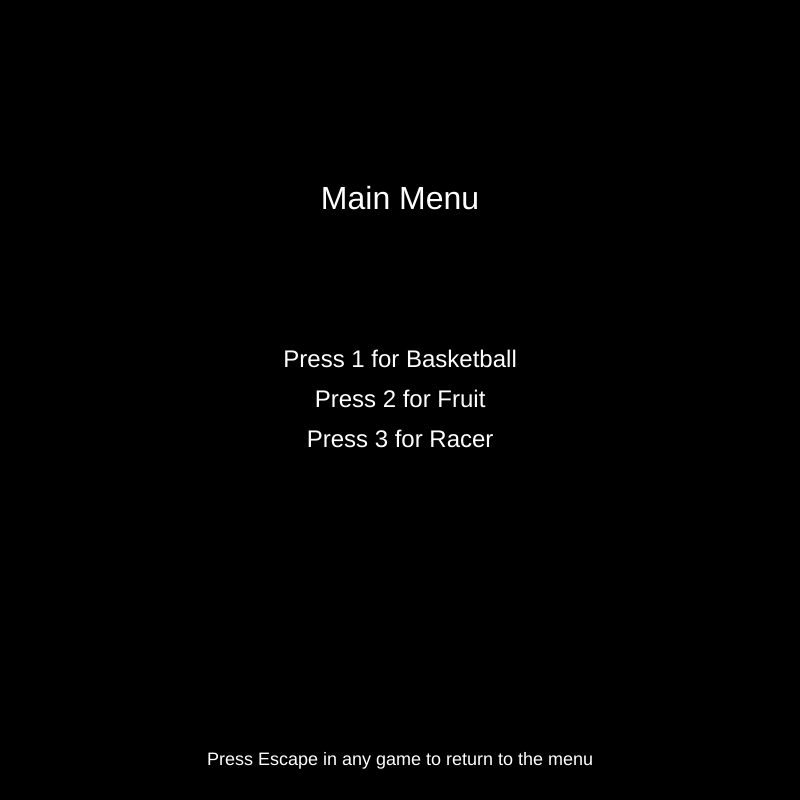
Frame 1 (no input)
Frame 60 (no input): identical to frame 1, image omitted
Frame 120 (the mouse pressed at the canvas centre since frame 60): identical to frame 1, image omitted

The p5.js sketch that drew this single still picture (run headless with seeded random() and noise() and a simulated clock; from frame 60 on, the mouse is pressed at the canvas centre):

// p5.js sketch
// ── sketch.js
let state = "menu"; // Possible states: 'menu', 'basketball', 'fruit', 'racer'

function setup() {
  createCanvas(800, 800); // Everything is 800 by 800
  textAlign(CENTER, CENTER);
}

function draw() {
  background(0);

  if (state === "menu") {
    showMenu();
  } else if (state === "basketball") {
    basketballGame();
  } else if (state === "fruit") {
    fruitGame();
  } else if (state === "racer") {
    racerGame();
  }
}

function showMenu() {
  fill(255);
  textSize(32);
  text("Main Menu", width / 2, height / 4);

  textSize(24);
  text("Press 1 for Basketball", width / 2, height / 2 - 40);
  text("Press 2 for Fruit", width / 2, height / 2);
  text("Press 3 for Racer", width / 2, height / 2 + 40);

  textSize(18);
  text(
    "Press Escape in any game to return to the menu",
    width / 2,
    height - 40
  );
}

function keyPressed() {
  if (state === "menu") {
    if (key === "1") {
      initBasketball();
      state = "basketball";
    } else if (key === "2") {
      initFruit();
      state = "fruit";
    } else if (key === "3") {
      initRacer();
      state = "racer";
    }
  } else {
    if (keyCode === ESCAPE) {
      state = "menu";
    } else {
      // Route keypresses to the current game's handler
      if (state === "basketball") {
        basketballKeyPressed(key, keyCode);
      } else if (state === "fruit") {
        fruitKeyPressed(key, keyCode);
      } else if (state === "racer") {
        racerKeyPressed(key, keyCode);
      }
    }
  }
}

function keyReleased() {
  if (state === "fruit") {
    fruitKeyReleased(key, keyCode);
  } else if (state === "racer") {
    racerKeyReleased(key, keyCode);
  }
}




// ── basketball.js
// basketball.js

// Renamed 'words' to 'basketWords' to avoid conflicts
const basketWords = [
    "apple",
    "grape",
    "chair",
    "table",
    "happy",
    "cloud",
    "green",
    "pencil",
    "school",
    "flower",
    "window",
    "orange",
    "mouse",
    "dinner",
    "bright",
    "yellow",
    "purple",
    "summer",
    "friend",
    "coffee",
    "guitar",
    "mirror",
    "planet",
    "winter",
    "bottle",
    "garden",
    "cookie",
    "puzzle",
    "rocket",
    "screen",
    "forest",
    "artist",
    "sunset",
    "animal",
    "shadow",
    "jungle",
    "ocean",
    "butter",
    "castle",
    "circle",
    "studio",
    "nature",
    "valley",
    "island",
    "travel",
    "banana",
    "candle",
    "soccer",
    "tennis",
    "future",
    "orange",
    "basket",
    "mobile",
    "reason",
    "dragon",
    "planet",
    "energy",
    "camera",
    "school",
    "mirror",
    "window",
    "castle",
    "bright",
    "people",
    "guitar",
    "rocket",
    "pencil",
    "travel",
    "coffee",
    "circle",
    "garden",
    "artist",
    "summer",
    "energy",
    "cloud",
    "friend",
    "screen",
    "shadow",
    "forest",
    "happy",
    "orange",
  ];
  
  let currentWord = "";
  let typedWord = "";
  let playerScore = 0;
  let opponentScore = 0;
  let timeLimit = 75;
  let wordTimeLimit = 5;
  let wordStartTime;
  let startTime;
  let gameStarted = false;
  
  let basketballs = [];
  let player;
  let opponent;
  let jumpForce = -10;
  let groundLevel = 350;
  let maxJumpHeight = 300;
  
  // Keyboard design
  const basketKeyboardRows = ["qwertyuiop", "asdfghjkl", "zxcvbnm"];
  const basketKeySize = 40;
  const basketKeySpacing = 10;
  const basketKeyboardTop = 520;
  
  // Initialize the basketball game
  function initBasketball() {
    textSize(32);
    textAlign(CENTER, CENTER);
    currentWord = random(basketWords);
    typedWord = "";
    playerScore = 0;
    opponentScore = 0;
    basketballs = [];
    player = { x: 200, y: 350, vy: 0, isJumping: false, color: [100, 100, 255] };
    opponent = {
      x: 600,
      y: 350,
      vy: 0,
      isJumping: false,
      color: [255, 100, 100],
    };
    wordStartTime = millis();
    startTime = millis();
    gameStarted = true;
  }
  
  // Called every frame when state = 'basketball'
  function basketballGame() {
    background(50, 150, 200);
  
    if (gameStarted) {
      let timeElapsed = floor((millis() - startTime) / 1000);
      let timeLeft = max(0, timeLimit - timeElapsed);
      let minutes = floor(timeLeft / 60);
      let seconds = timeLeft % 60;
      let formattedTime = `${minutes}:${seconds < 10 ? "0" : ""}${seconds}`;
  
      if (timeLeft === 0 || playerScore >= 10 || opponentScore >= 10) {
        endBasketballGame();
      }
  
      let wordTimeLeft = max(
        0,
        wordTimeLimit - floor((millis() - wordStartTime) / 1000)
      );
      if (wordTimeLeft === 0) {
        opponentScores();
      }
  
      // Draw timer
      fill(255);
      textSize(24);
      text("Time Left: " + formattedTime, width / 2, 30);
  
      // Draw current word
      textSize(32);
      fill(255);
      text("Type: " + currentWord, width / 2, 150);
  
      // Typed word box
      fill(200);
      rect(width / 2 - 200, basketKeyboardTop - 70, 400, 40, 5);
      fill(50);
      textSize(20);
      text(typedWord, width / 2, basketKeyboardTop - 50);
  
      // Word time remaining
      fill(255, 200, 200);
      text("Word Time: " + wordTimeLeft + "s", width / 2, 280);
  
      drawHoops();
      updateBasketCharacter(player);
      updateBasketCharacter(opponent);
      drawBasketKeyboard();
      updateBasketballs();
    } else {
      // Game Over or Start Screen
      fill(255);
      textSize(40);
      if (playerScore === 0 && opponentScore === 0) {
        text("Typing Basketball", width / 2, height / 2 - 50);
        textSize(20);
        text("Press ENTER to start", width / 2, height / 2);
      } else {
        let winner = playerScore > opponentScore ? "You Win!" : "Opponent Wins!";
        text(winner, width / 2, height / 2 - 50);
        textSize(20);
        text("Press ENTER to restart", width / 2, height / 2 + 50);
      }
    }
  }
  
  // Handle keys for basketball game
  function basketballKeyPressed(k, kCode) {
    if (!gameStarted) {
      if (kCode === ENTER) {
        resetBasketballGame();
      }
      return;
    }
  
    if (kCode === BACKSPACE && typedWord.length > 0) {
      typedWord = typedWord.slice(0, -1);
      return;
    }
  
    // If it's a letter key
    if (k.length === 1 && /[a-zA-Z]/.test(k)) {
      typedWord += k.toLowerCase();
  
      if (typedWord === currentWord) {
        playerScores();
      } else if (!currentWord.startsWith(typedWord)) {
        opponentScores();
      }
    }
  }
  
  function drawHoops() {
    const hoopY = 70;
    const scoreY = 110;
  
    fill(100, 100, 255);
    rect(150, hoopY, 100, 20);
    fill(255);
    textSize(16);
    text("PLAYER HOOP", 200, hoopY - 20);
  
    fill(255, 100, 100);
    rect(550, hoopY, 100, 20);
    fill(255);
    text("OPPONENT HOOP", 600, hoopY - 20);
  
    textSize(32);
    fill(100, 100, 255);
    text(playerScore, 200, scoreY);
    fill(255, 100, 100);
    text(opponentScore, 600, scoreY);
  
    textSize(18);
    fill(255);
    text("Press Escape to return to the menu", width / 2, height - 40);
  }
  
  function drawBasketKeyboard() {
    let keyboardWidth =
      basketKeyboardRows[0].length * (basketKeySize + basketKeySpacing) -
      basketKeySpacing;
    let keyboardStartX = width / 2 - keyboardWidth / 2;
  
    for (let row = 0; row < basketKeyboardRows.length; row++) {
      let keys = basketKeyboardRows[row];
      for (let col = 0; col < keys.length; col++) {
        let x = keyboardStartX + col * (basketKeySize + basketKeySpacing);
        let y = basketKeyboardTop + row * (basketKeySize + basketKeySpacing);
  
        if (typedWord.endsWith(keys[col])) {
          fill(0, 255, 0);
        } else {
          fill(200);
        }
  
        rect(x, y, basketKeySize, basketKeySize, 5);
        fill(50);
        textSize(20);
        text(keys[col], x + basketKeySize / 2, y + basketKeySize / 2);
      }
    }
  }
  
  function updateBasketballs() {
    for (let i = basketballs.length - 1; i >= 0; i--) {
      let ball = basketballs[i];
  
      if (!ball.stopped) {
        ball.vy += 0.5;
        ball.x += ball.vx;
        ball.y += ball.vy;
  
        if (
          ball.type === "player" &&
          ball.x >= 550 &&
          ball.y >= 70 &&
          ball.y <= 90
        ) {
          ball.stopped = true;
          ball.explosionFrame = 0;
        } else if (
          ball.type === "opponent" &&
          ball.x <= 250 &&
          ball.y >= 70 &&
          ball.y <= 90
        ) {
          ball.stopped = true;
          ball.explosionFrame = 0;
        }
      } else {
        ball.explosionFrame++;
        let pulseSize = ball.explosionFrame * 3;
        noFill();
        strokeWeight(2);
        stroke(255, 165, 0, 200 - ball.explosionFrame * 10);
        ellipse(ball.x, ball.y, pulseSize);
  
        if (ball.type === "player") {
          stroke(255, 200, 0, 200 - ball.explosionFrame * 10);
          rect(550, 70, 100, 20);
        } else {
          stroke(255, 200, 0, 200 - ball.explosionFrame * 10);
          rect(150, 70, 100, 20);
        }
  
        if (ball.explosionFrame > 20) {
          basketballs.splice(i, 1);
        }
      }
  
      if (!ball.stopped) {
        fill(ball.color);
        noStroke();
        ellipse(ball.x, ball.y, 20, 20);
      }
    }
  }
  
  function updateBasketCharacter(char) {
    if (char.isJumping) {
      char.vy += 1;
      char.y += char.vy;
  
      if (char.y < maxJumpHeight) {
        char.y = maxJumpHeight;
        char.vy = 0;
      }
  
      if (char.y >= groundLevel) {
        char.y = groundLevel;
        char.vy = 0;
        char.isJumping = false;
      }
    }
  
    fill(char.color);
    ellipse(char.x, char.y, 30, 30);
    rect(char.x - 10, char.y + 15, 20, 30);
  }
  
  function playerScores() {
    playerScore++;
    addBasketball("player");
    typedWord = "";
    currentWord = random(basketWords);
    wordStartTime = millis();
    player.isJumping = true;
    player.vy = jumpForce;
  }
  
  function opponentScores() {
    opponentScore++;
    addBasketball("opponent");
    typedWord = "";
    currentWord = random(basketWords);
    wordStartTime = millis();
    opponent.isJumping = true;
    opponent.vy = jumpForce;
  }
  
  function resetBasketballGame() {
    playerScore = 0;
    opponentScore = 0;
    typedWord = "";
    currentWord = random(basketWords);
    basketballs = [];
    player.isJumping = false;
    player.y = groundLevel;
    opponent.isJumping = false;
    opponent.y = groundLevel;
    wordStartTime = millis();
    gameStarted = true;
    startTime = millis();
  }
  
  function endBasketballGame() {
    gameStarted = false;
  }
  
  function addBasketball(type) {
    let char = type === "player" ? player : opponent;
    let targetX = type === "player" ? 600 : 200;
    let targetY = 70;
  
    let dx = targetX - char.x;
    let dy = targetY - char.y;
    let totalTime = 50;
    let vx = dx / totalTime;
    let vy = (dy - 0.5 * 0.5 * totalTime * totalTime) / totalTime;
  
    basketballs.push({
      x: char.x,
      y: char.y - 20,
      vx: vx,
      vy: vy,
      stopped: false,
      explosionFrame: 0,
      type: type,
      color: type === "player" ? color(255, 100, 100) : color(100, 100, 255),
    });
  }
  
  
  
  
// ── fruit.js
// fruit.js

// Renamed 'words' to 'fruitWords' to avoid conflicts with basketball.
const fruitWords = [
    "apple",
    "banana",
    "cherry",
    "orange",
    "grape",
    "melon",
    "peach",
    "kiwi",
    "pear",
    "plum",
  ];
  
  let fruits = [];
  let fruitTypedWord = "";
  let fruitScore = 0;
  let fruitLives = 5;
  let fruitGameStarted = false;
  let fruitDifficultyMultiplier = 1;
  let fruitLastDifficultyIncreaseTime = 0;
  
  const fruitKeyboardRows = ["qwertyuiop", "asdfghjkl", "zxcvbnm"];
  const fruitKeySize = 40;
  const fruitKeySpacing = 10;
  const fruitKeyboardTop = 460;
  let fruitHighlightBackspace = false;
  
  // Initialize the fruit game
  function initFruit() {
    textSize(24);
    textAlign(CENTER, CENTER);
    resetFruitGame();
  }
  
  // Called every frame when state = 'fruit'
  function fruitGame() {
    background(50, 150, 200);
  
    if (!fruitGameStarted) {
      drawFruitStartScreen();
      return;
    }
  
    if (fruitLives === 0) {
      drawFruitGameOverScreen();
      return;
    }
  
    // Increase difficulty every 35 seconds
    if (millis() - fruitLastDifficultyIncreaseTime > 35000) {
      increaseFruitDifficulty();
      fruitLastDifficultyIncreaseTime = millis();
    }
  
    updateFruits();
  
    drawFruitHUD();
    drawFruitTypingBox();
    drawFruitKeyboard();
  }
  
  function fruitKeyPressed(k, kCode) {
    // Start/restart the game with ENTER
    if (!fruitGameStarted && kCode === ENTER) {
      resetFruitGame();
      return;
    }
    if (fruitLives === 0 && kCode === ENTER) {
      resetFruitGame();
      return;
    }
  
    if (!fruitGameStarted || fruitLives === 0) return;
  
    if (kCode === BACKSPACE && fruitTypedWord.length > 0) {
      fruitHighlightBackspace = true;
      fruitTypedWord = fruitTypedWord.slice(0, -1);
      return;
    }
  
    // If it's a letter key
    if (k.length === 1 && /[a-zA-Z]/.test(k)) {
      fruitTypedWord += k.toLowerCase();
  
      let targetFruitIndex = -1;
      let lowestY = -1;
      for (let i = 0; i < fruits.length; i++) {
        if (fruitTypedWord === fruits[i].word && fruits[i].y > lowestY) {
          targetFruitIndex = i;
          lowestY = fruits[i].y;
        }
      }
  
      if (targetFruitIndex !== -1) {
        fruitScore++;
        fruits[targetFruitIndex].isSliced = true;
        fruitTypedWord = "";
      }
    }
  }
  
  function fruitKeyReleased(k, kCode) {
    if (kCode === BACKSPACE) {
      fruitHighlightBackspace = false;
    }
  }
  
  function drawFruitStartScreen() {
    fill(255);
    textSize(36);
    text("Typing Fruit Ninja", width / 2, height / 2 - 50);
    textSize(20);
    text("Type words to slice fruits!", width / 2, height / 2);
    text("Press ENTER to start", width / 2, height / 2 + 50);
  }
  
  function drawFruitGameOverScreen() {
    fill(255);
    textSize(36);
    text("Game Over", width / 2, height / 2 - 50);
    textSize(24);
    text(`Your Score: ${fruitScore}`, width / 2, height / 2);
    text("Press ENTER to restart", width / 2, height / 2 + 50);
  }
  
  function drawFruitHUD() {
    fill(255);
    textSize(20);
    text(`Score: ${fruitScore}`, 100, 30);
    drawFruitLives();
  
    textSize(18);
    fill(255);
    text("Press Escape to return to the menu", width / 2, height - 40);
  }
  
  function drawFruitLives() {
    const heartSize = 30;
    const spacing = 10;
    const startX = width - 150;
    const startY = 20;
  
    for (let i = 0; i < fruitLives; i++) {
      fill(255, 0, 0);
      noStroke();
      beginShape();
      vertex(startX + i * (heartSize + spacing), startY + heartSize / 2);
      bezierVertex(
        startX + i * (heartSize + spacing) - heartSize / 2,
        startY,
        startX + i * (heartSize + spacing) - heartSize / 2,
        startY + heartSize,
        startX + i * (heartSize + spacing),
        startY + heartSize
      );
      bezierVertex(
        startX + i * (heartSize + spacing) + heartSize / 2,
        startY + heartSize,
        startX + i * (heartSize + spacing) + heartSize / 2,
        startY,
        startX + i * (heartSize + spacing),
        startY + heartSize / 2
      );
      endShape(CLOSE);
    }
  }
  
  function drawFruitTypingBox() {
    const boxWidth = 300;
    const boxHeight = 40;
  
    fill(200);
    rect(
      width / 2 - boxWidth / 2,
      fruitKeyboardTop - 100,
      boxWidth,
      boxHeight,
      5
    );
    fill(50);
    textSize(16);
    text(fruitTypedWord, width / 2, fruitKeyboardTop - 80);
  }
  
  function drawFruitKeyboard() {
    const rowOffsets = [0, fruitKeySize / 2, fruitKeySize];
    const keyboardWidth =
      fruitKeyboardRows[0].length * (fruitKeySize + fruitKeySpacing) -
      fruitKeySpacing;
  
    for (let row = 0; row < fruitKeyboardRows.length; row++) {
      const keys = fruitKeyboardRows[row];
      const rowWidth =
        keys.length * (fruitKeySize + fruitKeySpacing) - fruitKeySpacing;
      const rowStartX = width / 2 - rowWidth / 2 + rowOffsets[row];
  
      for (let col = 0; col < keys.length; col++) {
        const x = rowStartX + col * (fruitKeySize + fruitKeySpacing);
        const y = fruitKeyboardTop + row * (fruitKeySize + fruitKeySpacing);
  
        if (fruitTypedWord.endsWith(keys[col])) {
          fill(0, 255, 0);
        } else {
          fill(200);
        }
  
        rect(x, y, fruitKeySize, fruitKeySize, 5);
        fill(50);
        textSize(20);
        text(keys[col], x + fruitKeySize / 2, y + fruitKeySize / 2);
      }
    }
  
    const backspaceWidth = fruitKeySize * 3;
    const keyboardWidthFull =
      fruitKeyboardRows[0].length * (fruitKeySize + fruitKeySpacing) -
      fruitKeySpacing;
    const backspaceX = width / 2 + keyboardWidthFull / 2 + fruitKeySpacing;
    const backspaceY = fruitKeyboardTop;
    if (fruitHighlightBackspace) {
      fill(0, 255, 0);
    } else {
      fill(200);
    }
    rect(backspaceX, backspaceY, backspaceWidth, fruitKeySize, 5);
    fill(50);
    textSize(18);
    text(
      "Backspace",
      backspaceX + backspaceWidth / 2,
      backspaceY + fruitKeySize / 2
    );
  }
  
  function updateFruits() {
    if (
      frameCount % 60 === 0 &&
      fruits.length < 3 &&
      fruitGameStarted &&
      fruitLives > 0
    ) {
      spawnFruit();
    }
  
    for (let i = fruits.length - 1; i >= 0; i--) {
      let fruit = fruits[i];
  
      if (fruit.isSliced) {
        fruit.sliceAnimation();
        if (fruit.sliceDone) {
          fruits.splice(i, 1);
        }
        continue;
      }
  
      fruit.y += fruit.speed;
  
      if (fruit.y > height) {
        fruits.splice(i, 1);
        fruitLives--;
        continue;
      }
  
      fill(fruit.color);
      ellipse(fruit.x, fruit.y, fruit.size);
      fill(255);
      textSize(16);
      text(fruit.word, fruit.x, fruit.y);
    }
  }
  
  function spawnFruit() {
    let fruit = {
      x: random(50, width - 50),
      y: 0,
      size: 50,
      speed: random(1.5, 3) * fruitDifficultyMultiplier,
      word: random(fruitWords),
      color: color(random(200, 255), random(50, 200), random(50, 150)),
      isSliced: false,
      sliceDone: false,
      half1: null,
      half2: null,
      sliceAnimation: function () {
        if (!this.half1 && !this.half2) {
          this.half1 = { x: this.x, y: this.y, vx: -2, vy: -4 };
          this.half2 = { x: this.x, y: this.y, vx: 2, vy: -4 };
        }
  
        if (this.half1) {
          this.half1.x += this.half1.vx;
          this.half1.y += this.half1.vy;
          this.half1.vy += 0.2;
          fill(this.color);
          arc(this.half1.x, this.half1.y, this.size, this.size, PI, TWO_PI);
        }
  
        if (this.half2) {
          this.half2.x += this.half2.vx;
          this.half2.y += this.half2.vy;
          this.half2.vy += 0.2;
          fill(this.color);
          arc(this.half2.x, this.half2.y, this.size, this.size, 0, PI);
        }
  
        if (this.half1.y > height && this.half2.y > height) {
          this.sliceDone = true;
        }
      },
    };
    fruits.push(fruit);
  }
  
  function resetFruitGame() {
    fruitGameStarted = true;
    fruitScore = 0;
    fruitLives = 5;
    fruits = [];
    fruitTypedWord = "";
    fruitDifficultyMultiplier = 1;
    fruitLastDifficultyIncreaseTime = millis();
  }
  
  function increaseFruitDifficulty() {
    fruitDifficultyMultiplier += 0.2;
  }
  
  
  
  
// ── racer.js
// racer.js

// Renamed 'sentences' to 'racerSentences' to avoid conflicts
const racerSentences = [
    "The quick brown fox jumps over the lazy dog.",
    "Typing fast can help you win this race.",
    "JavaScript makes games interactive and fun.",
    "A rolling stone gathers no moss.",
    "Practice typing daily to improve speed.",
    "Never stop learning new things in life.",
    "Creativity is intelligence having fun.",
  ];
  
  let currentRacerSentence = "";
  let typedRacerSentence = "";
  let userProgress = 0;
  let aiProgress = 0;
  const totalDistance = 850;
  let racerGameStarted = false;
  let racerTimeLimit = 60;
  let racerStartTime;
  let completedSentences = 0;
  let racerGameEnded = false;
  
  // AI car speed
  let aiSpeed;
  
  const racerKeyboardRows = ["qwertyuiop", "asdfghjkl", "zxcvbnm"];
  const racerKeySize = 40;
  const racerKeySpacing = 10;
  const racerKeyboardTop = 520;
  
  // Initialize the racer game
  function initRacer() {
    textSize(24);
    textAlign(CENTER, CENTER);
    resetRacerGame();
  }
  
  // Called every frame when state = 'racer'
  function racerGame() {
    background(50, 150, 200);
  
    if (!racerGameStarted) {
      drawRacerStartScreen();
      return;
    }
  
    if (racerGameEnded) {
      drawRacerEndScreen();
      return;
    }
  
    let timeLeft = max(
      0,
      racerTimeLimit - floor((millis() - racerStartTime) / 1000)
    );
    if (
      timeLeft === 0 ||
      completedSentences >= 4 ||
      aiProgress >= totalDistance
    ) {
      endRacerGame();
      return;
    }
  
    aiProgress = min(totalDistance, aiProgress + aiSpeed);
  
    drawRacerTrack();
    drawRacerCars();
    drawRacerHUD(timeLeft);
    drawRacerTypingBox();
    drawRacerKeyboard();
  }
  
  function racerKeyPressed(k, kCode) {
    if (!racerGameStarted && kCode === ENTER) {
      resetRacerGame();
      return;
    }
  
    if (racerGameEnded && kCode === ENTER) {
      resetRacerGame();
      return;
    }
  
    if (!racerGameStarted || racerGameEnded) return;
  
    if (kCode === BACKSPACE && typedRacerSentence.length > 0) {
      typedRacerSentence = typedRacerSentence.slice(0, -1);
      updateRacerProgress();
      return;
    }
  
    if (k.length === 1) {
      typedRacerSentence += k;
      updateRacerProgress();
      if (typedRacerSentence === currentRacerSentence) {
        completedSentences++;
        typedRacerSentence = "";
        currentRacerSentence = random(racerSentences);
        updateRacerProgress();
      }
    }
  }
  
  function racerKeyReleased(k, kCode) {
    // Not specifically needed here, but you can add logic if needed
  }
  
  function drawRacerStartScreen() {
    fill(255);
    textSize(36);
    text("Type Racer", width / 2, height / 2 - 50);
    textSize(20);
    text("Type sentences to race against the AI!", width / 2, height / 2);
    text("Press ENTER to start", width / 2, height / 2 + 50);
  }
  
  function drawRacerEndScreen() {
    fill(255);
    textSize(36);
  
    if (completedSentences >= 4) {
      text("You Win!", width / 2, height / 2 - 50);
      userProgress = totalDistance + 50;
    } else if (aiProgress >= totalDistance) {
      text("AI Wins!", width / 2, height / 2 - 50);
      aiProgress = totalDistance + 50;
    }
  
    textSize(24);
    text(
      `Your Progress: ${completedSentences}/4 sentences`,
      width / 2,
      height / 2
    );
    text("Press ENTER to restart", width / 2, height / 2 + 50);
  }
  
  function endRacerGame() {
    racerGameEnded = true;
    if (completedSentences >= 4) {
      userProgress = totalDistance + 50;
    } else if (aiProgress >= totalDistance) {
      aiProgress = totalDistance + 50;
    }
  }
  
  function drawRacerTrack() {
    fill(100);
    rect(50, 160, totalDistance, 80); // user lane
    rect(50, 260, totalDistance, 80); // AI lane
    fill(255);
    rect(totalDistance + 50, 140, 10, 240); // Finish line
  }
  
  function drawRacerCars() {
    fill(0, 0, 255);
    rect(min(50 + userProgress, totalDistance + 50), 180, 40, 40);
    fill(255, 0, 0);
    rect(min(50 + aiProgress, totalDistance + 50), 280, 40, 40);
  }
  
  function drawRacerHUD(timeLeft) {
    fill(255);
    textSize(20);
    text(`Completed: ${completedSentences}/4`, 150, 30);
    text(`Time Left: ${timeLeft}s`, width - 150, 30);
  
    textSize(18);
    fill(255);
    text("Press Escape to return to the menu", width / 2, height - 40);
  }
  
  function drawRacerTypingBox() {
    fill(255);
    textSize(20);
    textFont("Courier New");
    textAlign(CENTER, CENTER);
  
    text(currentRacerSentence, width / 2, 400);
  
    fill(200);
    rect(width / 2 - 300, 450, 600, 50, 5);
  
    let boxWidth = 580;
    let displayedText = typedRacerSentence;
  
    textFont("Courier New");
    while (textWidth(displayedText) > boxWidth) {
      displayedText = displayedText.slice(1);
    }
  
    let startX = width / 2 - textWidth(displayedText) / 2;
  
    for (let i = 0; i < displayedText.length; i++) {
      fill(
        displayedText[i] === currentRacerSentence[i] ? [50, 50, 50] : [255, 0, 0]
      );
      text(displayedText[i], startX + textWidth(displayedText.slice(0, i)), 475);
    }
  
    if (typedRacerSentence.length === 0) {
      fill(150);
      text("Start typing here...", width / 2, 475);
    }
  }
  
  function drawRacerKeyboard() {
    const keyboardWidth =
      racerKeyboardRows[0].length * (racerKeySize + racerKeySpacing) -
      racerKeySpacing;
  
    for (let row = 0; row < racerKeyboardRows.length; row++) {
      const keys = racerKeyboardRows[row];
      const rowWidth =
        keys.length * (racerKeySize + racerKeySpacing) - racerKeySpacing;
      const rowStartX = width / 2 - rowWidth / 2;
  
      for (let col = 0; col < keys.length; col++) {
        const x = rowStartX + col * (racerKeySize + racerKeySpacing);
        const y = racerKeyboardTop + row * (racerKeySize + racerKeySpacing);
  
        fill(typedRacerSentence.endsWith(keys[col]) ? [0, 255, 0] : 200);
        rect(x, y, racerKeySize, racerKeySize, 5);
        fill(50);
        textSize(20);
        text(keys[col], x + racerKeySize / 2, y + racerKeySize / 2);
      }
    }
  
    const backspaceX = width / 2 + keyboardWidth / 2 + racerKeySpacing;
    const backspaceY = racerKeyboardTop + 2 * (racerKeySize + racerKeySpacing);
  
    fill(200);
    rect(backspaceX, backspaceY, 100, racerKeySize, 5);
    fill(50);
    textSize(20);
    text("Backspace", backspaceX + 50, backspaceY + racerKeySize / 2);
  }
  
  function updateRacerProgress() {
    userProgress = min(
      totalDistance,
      (completedSentences +
        typedRacerSentence.length / currentRacerSentence.length) *
        (totalDistance / 4)
    );
  }
  
  function resetRacerGame() {
    userProgress = 0;
    aiProgress = 0;
    typedRacerSentence = "";
    completedSentences = 0;
    currentRacerSentence = random(racerSentences);
    racerStartTime = millis();
    racerGameStarted = true;
    racerGameEnded = false;
    aiSpeed = totalDistance / (racerTimeLimit * 60);
  }
  
  
  
  
